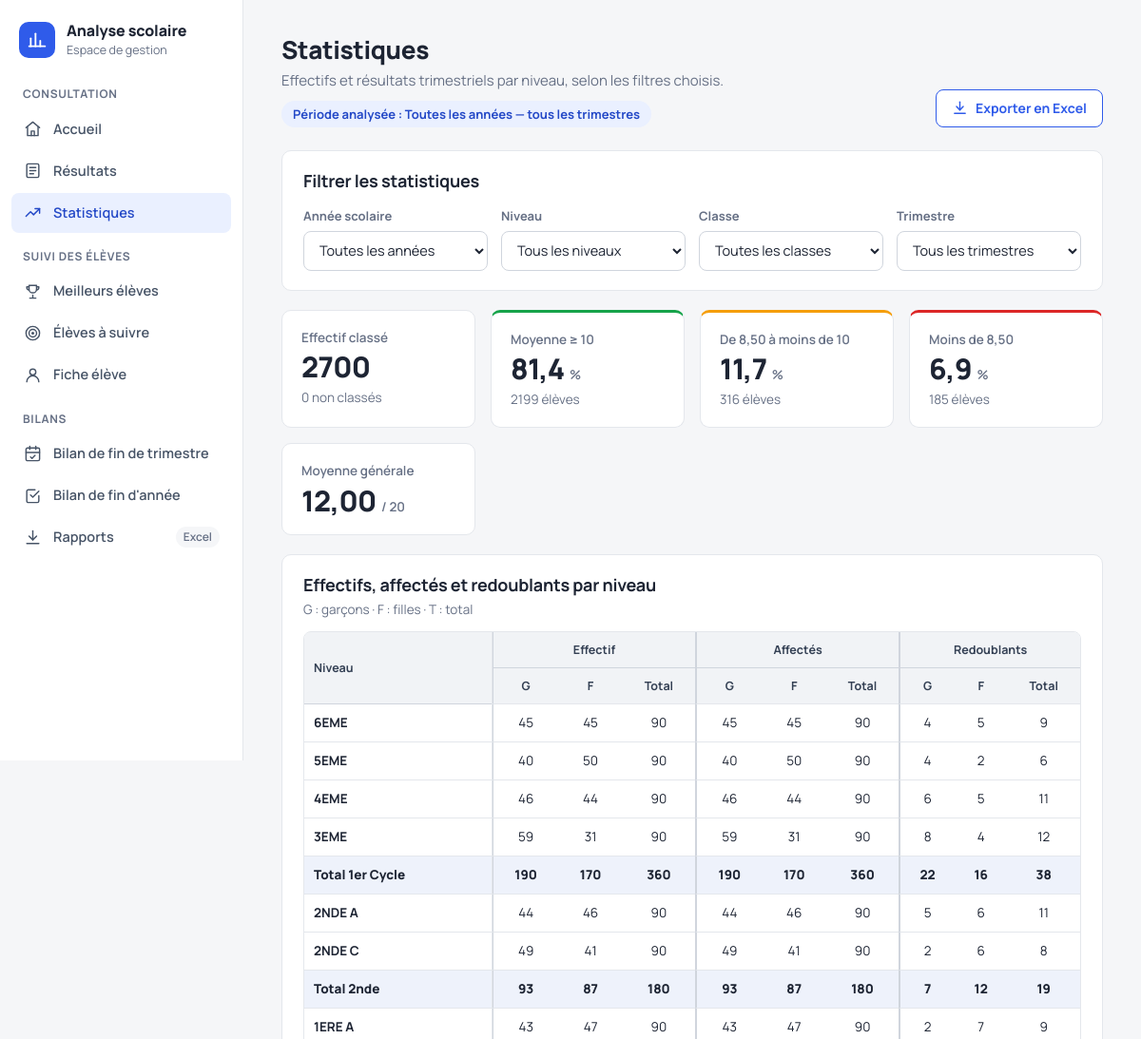
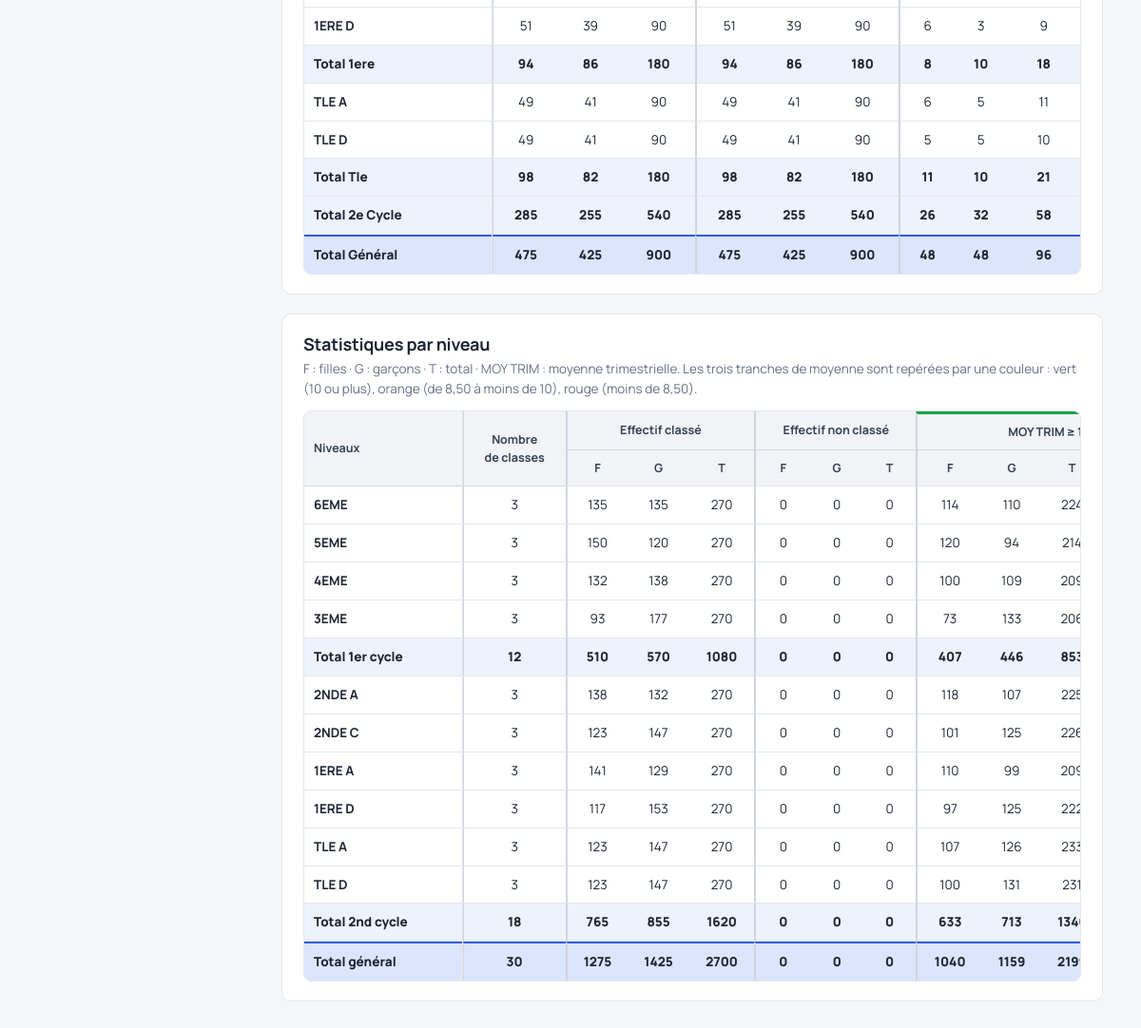
Page /statistiques/ on the committed database (2 pictures, top to bottom).
### analyse/models.py (models this page shows, shortened)
class Classe(models.Model):
    nom = models.CharField(max_length=100)
    niveau = models.CharField(max_length=100, blank=True)

### analyse/views.py (the view, shortened to what this page needs)
def statistiques(request):
    annee_id = request.GET.get("annee")
    classe_id = request.GET.get("classe")
    trimestre = request.GET.get("trimestre")
    niveau = request.GET.get("niveau")
    annees = AnneeScolaire.objects.all().order_by("-nom")
    classes = Classe.objects.all().order_by("nom")
    niveaux_uniques = Classe.objects.values_list(
        'niveau', flat=True
    ).distinct().exclude(niveau='').order_by('niveau')
    resultats = Resultat.objects.select_related(
        "eleve",
        "annee_scolaire",
        "classe"
    )
    if niveau:
        resultats = resultats.filter(classe__niveau=niveau)
    if annee_id:
        resultats = resultats.filter(annee_scolaire_id=annee_id)
    if classe_id:
        resultats = resultats.filter(classe_id=classe_id)
    if trimestre:
        resultats = resultats.filter(trimestre=trimestre)
    if niveau:
        classes = classes.filter(niveau=niveau)
    tableau_statistiques_niveaux = calculer_tableau_statistiques_niveaux(
        resultats
    )
    tableau_effectifs_niveaux = calculer_tableau_effectifs_niveaux(
        resultats
    )
    filtres_actifs = []
    annee_obj = None
    if niveau:
        filtres_actifs.append({
            "libelle": "Niveau",
            "valeur": niveau,
        })
    classe_obj = None
    trimestre_labels = {
        "T1": "Trimestre 1",
        "T2": "Trimestre 2",
        "T3": "Trimestre 3",
    }
    if trimestre:
        filtres_actifs.append({
            "libelle": "Trimestre",
            "valeur": trimestre_labels.get(trimestre, trimestre),
        })
    periode_annee = annee_obj.nom if annee_obj else "Toutes les années"
    periode_trimestre = trimestre_labels.get(
        trimestre,
        "Tous les trimestres"
    )
    if annee_obj and trimestre:
        periode_analysee = f"{periode_annee} — {periode_trimestre}"
    elif annee_obj:
        periode_analysee = f"{periode_annee} — tous les trimestres"
    elif trimestre:
        periode_analysee = f"Toutes les années — {periode_trimestre}"
    else:
        periode_analysee = "Toutes les années — tous les trimestres"
    context = {
        "annees": annees,
        "classes": classes,
        "niveaux": niveaux_uniques,
        "annee_selectionnee": annee_id,
        "classe_selectionnee": classe_id,
        "trimestre_selectionne": trimestre,
        "niveau_selectionne": niveau,
        "filtres_actifs": filtres_actifs,
        "periode_analysee": periode_analysee,
        "tableau_statistiques_niveaux": tableau_statistiques_niveaux,
        "tableau_effectifs_niveaux": tableau_effectifs_niveaux,
    }
    return render(
        request,
        "analyse/statistiques.html",
        context
    )

### analyse/templates/analyse/statistiques.html (shortened to what this page needs)
{% extends 'base.html' %}
{% block content %}
<div class="dash">
    <header class="dash-header">
        <div>
            <h1>Statistiques</h1>
            <p class="dash-subtitle">Effectifs et résultats trimestriels par niveau, selon les filtres choisis.</p>
            {% if periode_analysee %}
                <span class="period">Période analysée : {{ periode_analysee }}</span>
            {% endif %}
        </div>
        <a href="{% url 'export_statistiques_excel' %}?annee={{ annee_selectionnee|default:''|urlencode }}&amp;niveau={{ niveau_selectionne|default:''|urlencode }}&amp;classe={{ classe_selectionnee|default:''|urlencode }}&amp;trimestre={{ trimestre_selectionne|default:''|urlencode }}"
           class="btn btn-secondary">
            <svg viewBox="0 0 24 24" aria-hidden="true"><path d="M12 3v12"/><path d="m7 10 5 5 5-5"/><path d="M4 20h16"/></svg>
            Exporter en Excel
        </a>
    </header>
    <section class="panel filters-panel" aria-labelledby="titre-filtres">
        <div class="panel-head">
            <h2 id="titre-filtres">Filtrer les statistiques</h2>
        </div>
        <form method="GET" id="filterForm" class="filters-form">
            <div>
                <label for="annee">Année scolaire</label>
                <select name="annee" id="annee">
                    <option value="">Toutes les années</option>
                </select>
            </div>
            <div>
                <label for="niveau">Niveau</label>
                <select name="niveau" id="niveau">
                    <option value="">Tous les niveaux</option>
                </select>
            </div>
            <div>
                <label for="classe">Classe</label>
                <select name="classe" id="classe">
                    <option value="">Toutes les classes</option>
                </select>
            </div>
            <div>
                <label for="trimestre">Trimestre</label>
                <select name="trimestre" id="trimestre">
                    <option value="">Tous les trimestres</option>
                </select>
            </div>
        </form>
    </section>
    {% for ligne in tableau_statistiques_niveaux %}
        {% if ligne.niveau|lower == "total général" %}
            <section class="kpis" aria-label="Synthèse générale">
                <div class="kpi">
                    <p class="kpi-label">Effectif classé</p>
                    <p class="kpi-value">{{ ligne.classe_t }}</p>
                    <p class="kpi-sub">{{ ligne.non_classe_t }} non classé{{ ligne.non_classe_t|pluralize }}</p>
                </div>
                <div class="kpi is-ok">
                    <p class="kpi-label">Moyenne ≥ 10</p>
                    <p class="kpi-value">{{ ligne.sup10_pct|floatformat:1 }} <small>%</small></p>
                    <p class="kpi-sub">{{ ligne.sup10_t }} élève{{ ligne.sup10_t|pluralize }}</p>
                </div>
                <div class="kpi is-warn">
                    <p class="kpi-label">De 8,50 à moins de 10</p>
                    <p class="kpi-value">{{ ligne.moy_pct|floatformat:1 }} <small>%</small></p>
                    <p class="kpi-sub">{{ ligne.moy_t }} élève{{ ligne.moy_t|pluralize }}</p>
                </div>
                <div class="kpi is-bad">
                    <p class="kpi-label">Moins de 8,50</p>
                    <p class="kpi-value">{{ ligne.inf_pct|floatformat:1 }} <small>%</small></p>
                    <p class="kpi-sub">{{ ligne.inf_t }} élève{{ ligne.inf_t|pluralize }}</p>
                </div>
                <div class="kpi">
                    <p class="kpi-label">Moyenne générale</p>
                    <p class="kpi-value">
                        {% with moyenne=ligne.moyenne_niveau|floatformat:2 %}
                            {% if moyenne %}{{ moyenne }} <small>/ 20</small>{% else %}—{% endif %}
                        {% endwith %}
                    </p>
                </div>
            </section>
        {% endif %}
    {% endfor %}
    <section class="panel" aria-labelledby="titre-effectifs">
        <div class="panel-head panel-head-tight">
            <div>
                <h2 id="titre-effectifs">Effectifs, affectés et redoublants par niveau</h2>
                <p class="section-note">G : garçons · F : filles · T : total</p>
            </div>
        </div>
        <div class="stat-wrapper">
            <table class="stat-table medium">
                <thead>
                    <tr>
                        <th rowspan="2" scope="col" class="col-niveau">Niveau</th>
                        <th colspan="3" scope="colgroup" class="grp">Effectif</th>
                        <th colspan="3" scope="colgroup" class="grp">Affectés</th>
                        <th colspan="3" scope="colgroup" class="grp">Redoublants</th>
                    </tr>
                    <tr>
                        <th scope="col" class="grp">G</th><th scope="col">F</th><th scope="col">Total</th>
                        <th scope="col" class="grp">G</th><th scope="col">F</th><th scope="col">Total</th>
                        <th scope="col" class="grp">G</th><th scope="col">F</th><th scope="col">Total</th>
                    </tr>
                </thead>
                <tbody>
                    {% for ligne in tableau_effectifs_niveaux %}
                        <tr {% if ligne.is_total %}class="total-row{% if ligne.niveau|lower == "total général" %} total-general{% endif %}"{% endif %}>
                            <th scope="row">{{ ligne.niveau }}</th>
                            <td class="grp">{{ ligne.effectif_g }}</td>
                            <td>{{ ligne.effectif_f }}</td>
                            <td>{{ ligne.effectif_t }}</td>
                            <td class="grp">{{ ligne.affectes_g }}</td>
                            <td>{{ ligne.affectes_f }}</td>
                            <td>{{ ligne.affectes_t }}</td>
                            <td class="grp">{{ ligne.redoublants_g }}</td>
                            <td>{{ ligne.redoublants_f }}</td>
                            <td>{{ ligne.redoublants_t }}</td>
                        </tr>
                    {% empty %}
                        <tr>
                            <td colspan="10" class="empty-row">Aucune donnée pour les filtres sélectionnés.</td>
                        </tr>
                    {% endfor %}
                </tbody>
            </table>
        </div>
    </section>
    <section class="panel" aria-labelledby="titre-niveaux">
        <div class="panel-head panel-head-tight">
            <div>
                <h2 id="titre-niveaux">Statistiques par niveau</h2>
                <p class="section-note">
                    F : filles · G : garçons · T : total · MOY TRIM : moyenne trimestrielle.
                    Les trois tranches de moyenne sont repérées par une couleur : vert (10 ou plus), orange (de 8,50 à moins de 10), rouge (moins de 8,50).
                </p>
            </div>
        </div>
        <div class="stat-wrapper">
            <table class="stat-table large">
                <thead>
                    <tr>
                        <th rowspan="2" scope="col" class="col-niveau">Niveaux</th>
                        <th rowspan="2" scope="col" class="grp">Nombre<br>de classes</th>
                        <th colspan="3" scope="colgroup" class="grp">Effectif classé</th>
                        <th colspan="3" scope="colgroup" class="grp">Effectif non classé</th>
                        <th colspan="4" scope="colgroup" class="grp band-ok">MOY TRIM &ge; 10</th>
                    </tr>
                    <tr>
                        <th scope="col" class="grp">F</th><th scope="col">G</th><th scope="col">T</th>
                        <th scope="col" class="grp">F</th><th scope="col">G</th><th scope="col">T</th>
                        <th scope="col" class="grp">F</th><th scope="col">G</th><th scope="col">T</th><th scope="col">%</th>
                    </tr>
                </thead>
                <tbody>
                    {% for ligne in tableau_statistiques_niveaux %}
                        <tr {% if ligne.is_total %}class="total-row{% if ligne.niveau|lower == "total général" %} total-general{% endif %}"{% endif %}>
                            <th scope="row">{{ ligne.niveau }}</th>
                            <td class="grp">{{ ligne.nombre_classes }}</td>
                            <td class="grp">{{ ligne.classe_f }}</td>
                            <td>{{ ligne.classe_g }}</td>
                            <td>{{ ligne.classe_t }}</td>
                            <td class="grp">{{ ligne.non_classe_f }}</td>
                            <td>{{ ligne.non_classe_g }}</td>
                            <td>{{ ligne.non_classe_t }}</td>
                            <td class="grp">{{ ligne.sup10_f }}</td>
                            <td>{{ ligne.sup10_g }}</td>
                            <td>{{ ligne.sup10_t }}</td>
                        </tr>
                    {% empty %}
                        <tr>
                            <td colspan="21" class="empty-row">Aucune donnée pour les filtres sélectionnés.</td>
                        </tr>
                    {% endfor %}
                </tbody>
            </table>
        </div>
    </section>
</div>
{% endblock %}

### rows in the picture
Classe: niveau "6EME", niveau "6EME"
Classe: niveau "5EME", niveau "5EME"
Classe: niveau "4EME", niveau "4EME"
Classe: niveau "3EME", niveau "3EME"
Classe: niveau "2NDE A", niveau "2NDE A"
Classe: niveau "2NDE C", niveau "2NDE C"
Classe: niveau "1ERE A", niveau "1ERE A"
Classe: niveau "1ERE D", niveau "1ERE D"
Classe: niveau "TLE A", niveau "TLE A"
Classe: niveau "TLE D", niveau "TLE D"

### other values in the picture
{{ periode_analysee }} "Toutes les années — tous les trimestres"
{{ ligne.classe_t }} "2700"
{{ ligne.non_classe_t }} "0"
{{ ligne.sup10_pct|floatformat:1 }} "81,4"
{{ ligne.sup10_t }} "2199"
{{ ligne.moy_pct|floatformat:1 }} "11,7"
{{ ligne.moy_t }} "316"
{{ ligne.inf_pct|floatformat:1 }} "6,9"
{{ ligne.inf_t }} "185"
{{ moyenne }} "12,00"
{{ ligne.effectif_g }} "45" "40" "46" "59" "190" "44" "49" "93" "43" "51" "94" "49" "49" "98" "285" "475"
{{ ligne.effectif_f }} "45" "50" "44" "31" "170" "46" "41" "87" "47" "39" "86" "41" "41" "82" "255" "425"
{{ ligne.effectif_t }} "90" "90" "90" "90" "360" "90" "90" "180" "90" "90" "180" "90" "90" "180" "540" "900"
{{ ligne.affectes_g }} "45" "40" "46" "59" "190" "44" "49" "93" "43" "51" "94" "49" "49" "98" "285" "475"
{{ ligne.affectes_f }} "45" "50" "44" "31" "170" "46" "41" "87" "47" "39" "86" "41" "41" "82" "255" "425"
